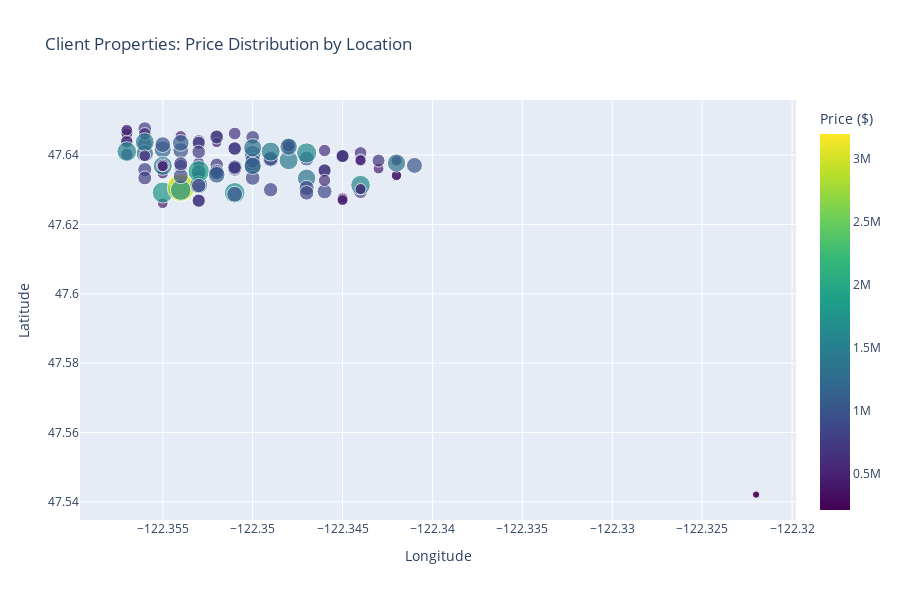

Source (notebook cell):
### Markdown cell above
#### Geographical analysis of client houses
Reasoning:
- Even within city center, some blocks yield higher prices
- Helps prioritize sales and renovation

### Code cell
import plotly.express as px

fig = px.scatter(
    df_client,
    x='long',
    y='lat',
    color='price',
    size='price',
    color_continuous_scale='Viridis',
    labels={
        'long': 'Longitude',
        'lat': 'Latitude',
        'price': 'House Price ($)'
    },
    title='Client Properties: Price Distribution by Location',
    width=900,
    height=600
)

fig.update_layout(
    coloraxis_colorbar=dict(title='Price ($)')
)
fig.show()
